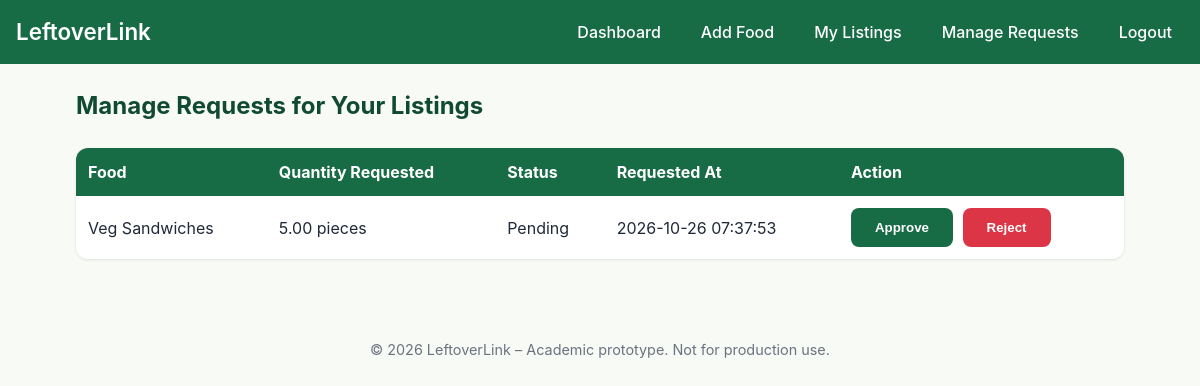
/manage-requests.php (signed in), run on the app's committed database.
### tables this page shows
CREATE TABLE food_requests (
    id INT AUTO_INCREMENT PRIMARY KEY,
    listing_id INT NOT NULL,
    recipient_id INT NOT NULL,
    quantity_requested DECIMAL(10,2) NOT NULL,
    status ENUM(
        'pending',
        'approved',
        'rejected',
        'cancelled',
        'collected'
    ) NOT NULL DEFAULT 'pending',
    created_at TIMESTAMP DEFAULT CURRENT_TIMESTAMP,
    updated_at TIMESTAMP DEFAULT CURRENT_TIMESTAMP
        ON UPDATE CURRENT_TIMESTAMP,

    CONSTRAINT chk_quantity_requested
        CHECK (quantity_requested > 0),

    FOREIGN KEY (listing_id)
        REFERENCES food_listings(id)
        ON DELETE CASCADE,

    FOREIGN KEY (recipient_id)
        REFERENCES users(id)
        ON DELETE CASCADE,

    INDEX idx_listing_recipient_status
        (listing_id, recipient_id, status)
);

CREATE TABLE food_listings (
    id INT AUTO_INCREMENT PRIMARY KEY,
    donor_id INT NOT NULL,
    food_name VARCHAR(150) NOT NULL,
    description TEXT,
    category VARCHAR(100),
    quantity DECIMAL(10,2) NOT NULL CHECK (quantity > 0),
    unit VARCHAR(50) NOT NULL,
    location VARCHAR(200) NOT NULL,
    preparation_details TEXT,
    pickup_deadline DATETIME NOT NULL,
    status ENUM('pending','available','partially_reserved','fully_reserved','collected','expired','rejected') NOT NULL DEFAULT 'pending',
    available_quantity DECIMAL(10,2) NOT NULL,
    created_at TIMESTAMP DEFAULT CURRENT_TIMESTAMP,
    FOREIGN KEY (donor_id) REFERENCES users(id) ON DELETE CASCADE
);

### auth.php (called while the page is built, shortened)
<?php
function e(string $text): string {
    return htmlspecialchars($text, ENT_QUOTES, 'UTF-8');
}
?>

### manage-requests.php (the view, shortened to what this page needs)
<?php
require_once __DIR__ . '/auth.php';
$user = currentUser();
$stmt = $pdo->prepare("SELECT fr.id, fr.quantity_requested, fr.status, fr.created_at, fl.food_name, fl.unit FROM food_requests fr JOIN food_listings fl ON fr.listing_id = fl.id WHERE fl.donor_id = ? ORDER BY fr.created_at DESC");
$stmt->execute([$user['id']]);
$requests = $stmt->fetchAll();
?>
<!DOCTYPE html>
<html lang="en">
<head>
    <link rel="stylesheet" href="style.css">
</head>
<body>
<?php include 'header.php'; ?>
<main class="container">
    <h2>Manage Requests for Your Listings</h2>
    <?php if (empty($requests)): ?>
        <p>No requests have been made for your listings yet.</p>
    <?php else: ?>
        <table class="listings-table">
            <thead>
                <tr>
                    <th>Food</th>
                    <th>Quantity Requested</th>
                    <th>Status</th>
                    <th>Requested At</th>
                    <th>Action</th>
                </tr>
            </thead>
            <tbody>
                <?php foreach ($requests as $r): ?>
                    <tr>
                        <td><?= e($r['food_name']) ?></td>
                        <td><?= e($r['quantity_requested']) . ' ' . e($r['unit']) ?></td>
                        <td><?= e(ucfirst(str_replace('_', ' ', $r['status']))) ?></td>
                        <td><?= e($r['created_at']) ?></td>
                        <td>
                            <?php if ($r['status'] === 'pending'): ?>
                                <form method="post" style="display:inline;">
                                    <button type="submit" name="action" value="approve" class="btn-primary">Approve</button>
                                </form>
                                <form method="post" style="display:inline; margin-left:5px;">
                                    <button type="submit" name="action" value="reject" class="btn-danger">Reject</button>
                                </form>
                            <?php else: ?>
                                <span class="badge">—</span>
                            <?php endif; ?>
                        </td>
                    </tr>
                <?php endforeach; ?>
            </tbody>
        </table>
    <?php endif; ?>
</main>
<?php include 'footer.php'; ?>
</body>
</html>

### style.css (style rules this page uses)
:root { --color-primary: #176B45; --color-dark: #104A32; --color-accent: #E7F5EC; --color-bg: #F8FAF5; --color-white: #FFFFFF; --color-text-main: #1F2937; --color-text-sec: #6B7280; --space-xxs: 0.25rem; --space-xs: 0.5rem; --space-sm: 0.75rem; --space-md: 1rem; --space-lg: 1.5rem; --space-xl: 2rem; --radius-sm: 4px; --radius-md: 8px; --radius-lg: 12px; --shadow-sm: 0 1px 3px rgba(0,0,0,0.1); --shadow-md: 0 4px 6px rgba(0,0,0,0.1); --shadow-lg: 0 10px 15px rgba(0,0,0,0.08); }
* { box-sizing:border-box; margin:0; padding:0; }
html { font-family:-apple-system, BlinkMacSystemFont, "Segoe UI", Helvetica, Arial, sans-serif, "Apple Color Emoji", "Segoe UI Emoji"; font-size:16px; }
body { background:var(--color-bg); color:var(--color-text-main); line-height:1.5; }
h1, h2, h3, h4, h5, h6 { color:var(--color-dark); margin-bottom:var(--space-sm); }
.container { width:90%; max-width:1120px; margin:0 auto; padding:var(--space-lg) var(--space-md); }
.btn-primary, .btn-secondary, .btn-success, .btn-danger { display:inline-block; padding:var(--space-sm) var(--space-lg); border:none; border-radius:var(--radius-md); cursor:pointer; font-weight:600; transition:background .2s, box-shadow .2s; text-align:center; }
.btn-primary { background:var(--color-primary); color:#fff; }
.btn-danger { background:#dc3545; color:#fff; }
.listings-table { width:100%; border-collapse:collapse; margin-top:var(--space-lg); background:var(--color-white); border-radius:var(--radius-lg); overflow:hidden; box-shadow:var(--shadow-sm); }
.listings-table th, .listings-table td { padding:var(--space-sm); text-align:left; }
.listings-table th { background:var(--color-primary); color:#fff; }

### data on the page
food_requests: listing.food_name "Veg Sandwiches", quantity_requested "5.00", listing.unit "pieces", status "Pending", created_at "2026-10-26 07:37:53"
